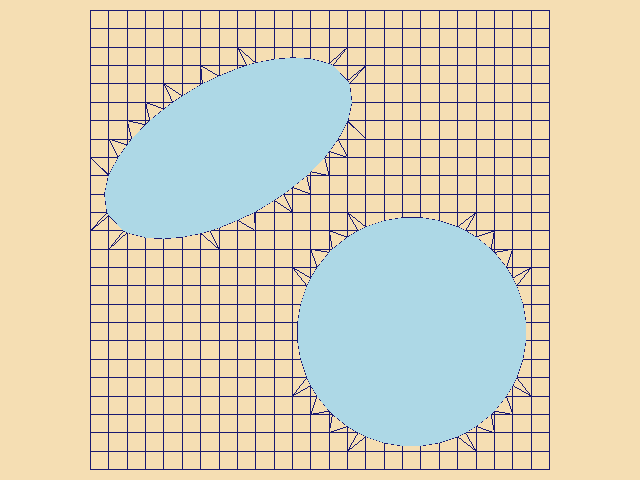

Recreate this plot in Python.
#!/usr/bin/env python

# Clip a plane with a boolean combination of a sphere and a cylinder.

# Factory overrides: importing these modules registers the OpenGL rendering
# and interaction style implementations for vtkRenderingCore factory classes.
import vtkmodules.vtkInteractionStyle  # noqa: F401
import vtkmodules.vtkRenderingOpenGL2  # noqa: F401

# VTK pipeline classes used in this example
from vtkmodules.vtkCommonDataModel import (
    vtkCylinder,
    vtkImplicitBoolean,
    vtkSphere,
)
from vtkmodules.vtkCommonTransforms import vtkTransform
from vtkmodules.vtkFiltersCore import vtkClipPolyData
from vtkmodules.vtkFiltersSources import vtkPlaneSource
from vtkmodules.vtkRenderingCore import (
    vtkActor,
    vtkPolyDataMapper,
    vtkRenderWindow,
    vtkRenderWindowInteractor,
    vtkRenderer,
)

# Colors (normalized RGB)
midnight_blue = (0.098, 0.098, 0.439)
light_blue = (0.678, 0.847, 0.902)
wheat = (0.961, 0.871, 0.702)

# Source: generate a high-resolution plane
plane = vtkPlaneSource()
plane.SetXResolution(25)
plane.SetYResolution(25)
plane.SetOrigin(-1, -1, 0)
plane.SetPoint1(1, -1, 0)
plane.SetPoint2(-1, 1, 0)

# Implicit function: transformed sphere
transform_sphere = vtkTransform()
transform_sphere.Identity()
transform_sphere.Translate(0.4, -0.4, 0)
transform_sphere.Inverse()

sphere = vtkSphere()
sphere.SetTransform(transform_sphere)
sphere.SetRadius(0.5)

# Implicit function: transformed cylinder
transform_cylinder = vtkTransform()
transform_cylinder.Identity()
transform_cylinder.Translate(-0.4, 0.4, 0)
transform_cylinder.RotateZ(30)
transform_cylinder.RotateY(60)
transform_cylinder.RotateX(90)
transform_cylinder.Inverse()

cylinder = vtkCylinder()
cylinder.SetTransform(transform_cylinder)
cylinder.SetRadius(0.3)

# Implicit function: boolean union of sphere and cylinder
boolean = vtkImplicitBoolean()
boolean.AddFunction(cylinder)
boolean.AddFunction(sphere)

# Filter: clip the plane with the boolean implicit function
clipper = vtkClipPolyData()
clipper.SetInputConnection(plane.GetOutputPort())
clipper.SetClipFunction(boolean)
clipper.GenerateClippedOutputOn()
clipper.GenerateClipScalarsOn()
clipper.SetValue(0)

# Mapper: outside region (wireframe)
clip_mapper = vtkPolyDataMapper()
clip_mapper.SetInputConnection(clipper.GetOutputPort())
clip_mapper.ScalarVisibilityOff()

# Actor: outside region displayed as wireframe
clip_actor = vtkActor()
clip_actor.SetMapper(clip_mapper)
clip_actor.GetProperty().SetDiffuseColor(midnight_blue)
clip_actor.GetProperty().SetRepresentationToWireframe()

# Mapper: inside region (solid)
clip_inside_mapper = vtkPolyDataMapper()
clip_inside_mapper.SetInputData(clipper.GetClippedOutput())
clip_inside_mapper.ScalarVisibilityOff()

# Actor: inside region displayed as solid surface
clip_inside_actor = vtkActor()
clip_inside_actor.SetMapper(clip_inside_mapper)
clip_inside_actor.GetProperty().SetDiffuseColor(light_blue)

# Renderer: assemble the scene and configure the camera
renderer = vtkRenderer()
renderer.AddActor(clip_actor)
renderer.AddActor(clip_inside_actor)
renderer.SetBackground(wheat)

# Window: display the rendered scene
render_window = vtkRenderWindow()
render_window.AddRenderer(renderer)
render_window.SetWindowName("clip sphere cylinder")
render_window.SetMultiSamples(0)
render_window.SetSize(640, 480)

# Scene: configure the camera
renderer.ResetCamera()
renderer.GetActiveCamera().Dolly(1.4)
renderer.ResetCameraClippingRange()

# Interactor: handle mouse and keyboard events
render_window_interactor = vtkRenderWindowInteractor()
render_window_interactor.SetRenderWindow(render_window)

# Launch the interactive visualization
render_window_interactor.Initialize()
render_window_interactor.Start()
